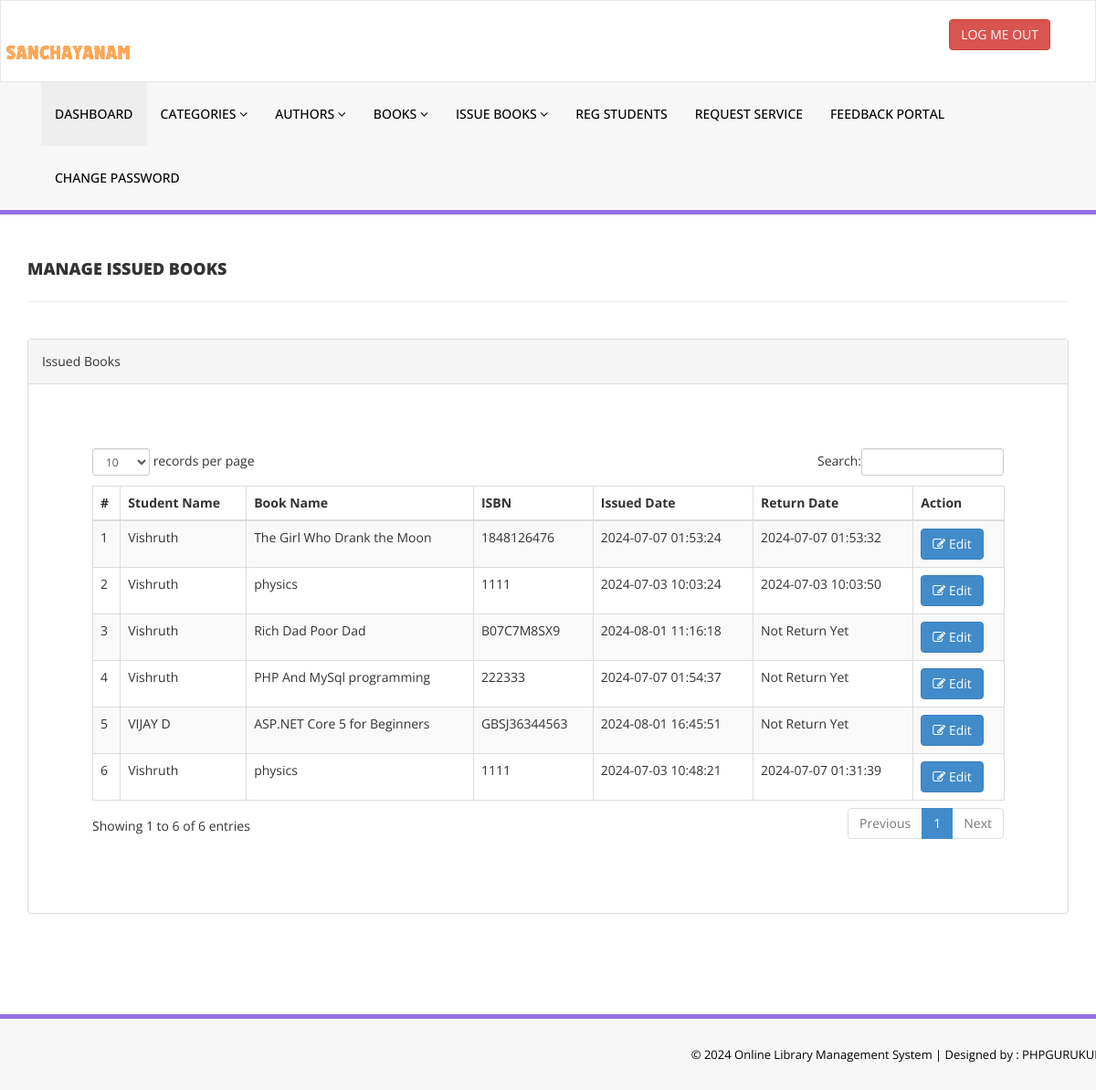
Screenshot of /admin/manage-issued-books.php (signed in) with the database file from the repository.
### tables this page shows
CREATE TABLE `tblissuedbookdetails` (
  `id` int(11) NOT NULL,
  `BookId` int(11) DEFAULT NULL,
  `StudentID` varchar(150) DEFAULT NULL,
  `IssuesDate` timestamp NULL DEFAULT current_timestamp(),
  `ReturnDate` timestamp NULL DEFAULT NULL ON UPDATE current_timestamp(),
  `RetrunStatus` int(1) DEFAULT NULL,
  `fine` int(11) DEFAULT NULL
);

CREATE TABLE `tblstudents` (
  `id` int(11) NOT NULL,
  `StudentId` varchar(100) DEFAULT NULL,
  `FullName` varchar(120) DEFAULT NULL,
  `EmailId` varchar(120) DEFAULT NULL,
  `MobileNumber` char(11) DEFAULT NULL,
  `Password` varchar(120) DEFAULT NULL,
  `Status` int(1) DEFAULT NULL,
  `RegDate` timestamp NULL DEFAULT current_timestamp(),
  `UpdationDate` timestamp NULL DEFAULT NULL ON UPDATE current_timestamp()
);

CREATE TABLE `tblbooks` (
  `id` int(11) NOT NULL,
  `BookName` varchar(255) DEFAULT NULL,
  `CatId` int(11) DEFAULT NULL,
  `AuthorId` int(11) DEFAULT NULL,
  `ISBNNumber` varchar(25) DEFAULT NULL,
  `Total_no_of_copies_Available` int(11) DEFAULT NULL,
  `bookImage` varchar(250) NOT NULL,
  `isIssued` int(1) DEFAULT NULL,
  `RegDate` timestamp NULL DEFAULT current_timestamp(),
  `UpdationDate` timestamp NULL DEFAULT NULL ON UPDATE current_timestamp()
);

### admin/manage-issued-books.php (the view, shortened to what this page needs)
<?php
include('includes/config.php');
if(strlen($_SESSION['alogin'])==0)
    {
header('location:index.php');
}
else{
    ?>
<!DOCTYPE html>
<html xmlns="http://www.w3.org/1999/xhtml">
<head>
    <link href="assets/css/bootstrap.css" rel="stylesheet" />
    <link href="assets/css/font-awesome.css" rel="stylesheet" />
    <link href="assets/js/dataTables/dataTables.bootstrap.css" rel="stylesheet" />
    <link href="assets/css/style.css" rel="stylesheet" />
</head>
<body>
<?php include('includes/header.php');?>
    <div class="content-wrapper">
         <div class="container">
        <div class="row pad-botm">
            <div class="col-md-12">
                <h4 class="header-line">Manage Issued Books</h4>
    </div>
     <div class="row">
</div>
        </div>
            <div class="row">
                <div class="col-md-12">
                    <div class="panel panel-default">
                        <div class="panel-heading">
                          Issued Books
                        </div>
                        <div class="panel-body">
                            <div class="table-responsive">
                                <table class="table table-striped table-bordered table-hover" id="dataTables-example">
                                    <thead>
                                        <tr>
                                            <th>#</th>
                                            <th>Student Name</th>
                                            <th>Book Name</th>
                                            <th>ISBN </th>
                                            <th>Issued Date</th>
                                            <th>Return Date</th>
                                            <th>Action</th>
                                        </tr>
                                    </thead>
                                    <tbody>
<?php $sql = "SELECT tblstudents.FullName,tblbooks.BookName,tblbooks.ISBNNumber,tblissuedbookdetails.IssuesDate,tblissuedbookdetails.ReturnDate,tblissuedbookdetails.id as rid from  tblissuedbookdetails join tblstudents on tblstudents.StudentId=tblissuedbookdetails.StudentId join tblbooks on tblbooks.id=tblissuedbookdetails.BookId order by tblissuedbookdetails.id desc";
$query = $dbh -> prepare($sql);
$query->execute();
$results=$query->fetchAll(PDO::FETCH_OBJ);
$cnt=1;
if($query->rowCount() > 0)
{
foreach($results as $result)
{               ?>
                                        <tr class="odd gradeX">
                                            <td class="center"><?php echo htmlentities($cnt);?></td>
                                            <td class="center"><?php echo htmlentities($result->FullName);?></td>
                                            <td class="center"><?php echo htmlentities($result->BookName);?></td>
                                            <td class="center"><?php echo htmlentities($result->ISBNNumber);?></td>
                                            <td class="center"><?php echo htmlentities($result->IssuesDate);?></td>
                                            <td class="center"><?php if($result->ReturnDate=="")
                                            {
                                                echo htmlentities("Not Return Yet");
                                            } else {
                                            echo htmlentities($result->ReturnDate);
}
                                            ?></td>
                                            <td class="center">
                                            <a href="update-issue-bookdeails.php?rid=<?php echo htmlentities($result->rid);?>"><button class="btn btn-primary"><i class="fa fa-edit "></i> Edit</button>
                                            </td>
                                        </tr>
 <?php $cnt=$cnt+1;}} ?>
                                    </tbody>
                                </table>
                            </div>
                        </div>
                    </div>
                </div>
            </div>
    </div>
    </div>
  <?php include('includes/footer.php');?>
</body>
</html>
<?php } ?>

### admin/assets/css/style.css (style rules this page uses)
.content-wrapper { margin-top: 40px; min-height:800px; padding-bottom:90px; }
.header-line { font-weight:900; padding-bottom:25px; border-bottom:1px solid #eeeeee; text-transform:uppercase; }
.pad-botm { padding-bottom:30px; }

### rows the page displays
tblissuedbookdetails: StudentID.FullName "Vishruth", BookId.BookName "The Girl Who Drank the Moon", BookId.ISBNNumber "1848126476", IssuesDate "2024-07-07 01:53:24", ReturnDate "2024-07-07 01:53:32"
tblissuedbookdetails: StudentID.FullName "Vishruth", BookId.BookName "physics", BookId.ISBNNumber "1111", IssuesDate "2024-07-03 10:03:24", ReturnDate "2024-07-03 10:03:50"
tblissuedbookdetails: StudentID.FullName "Vishruth", BookId.BookName "Rich Dad Poor Dad", BookId.ISBNNumber "B07C7M8SX9", IssuesDate "2024-08-01 11:16:18"
tblissuedbookdetails: StudentID.FullName "Vishruth", BookId.BookName "PHP And MySql programming", BookId.ISBNNumber "222333", IssuesDate "2024-07-07 01:54:37"
tblissuedbookdetails: StudentID.FullName "VIJAY D", BookId.BookName "ASP.NET Core 5 for Beginners", BookId.ISBNNumber "GBSJ36344563", IssuesDate "2024-08-01 16:45:51"
tblissuedbookdetails: StudentID.FullName "Vishruth", BookId.BookName "physics", BookId.ISBNNumber "1111", IssuesDate "2024-07-03 10:48:21", ReturnDate "2024-07-07 01:31:39"
